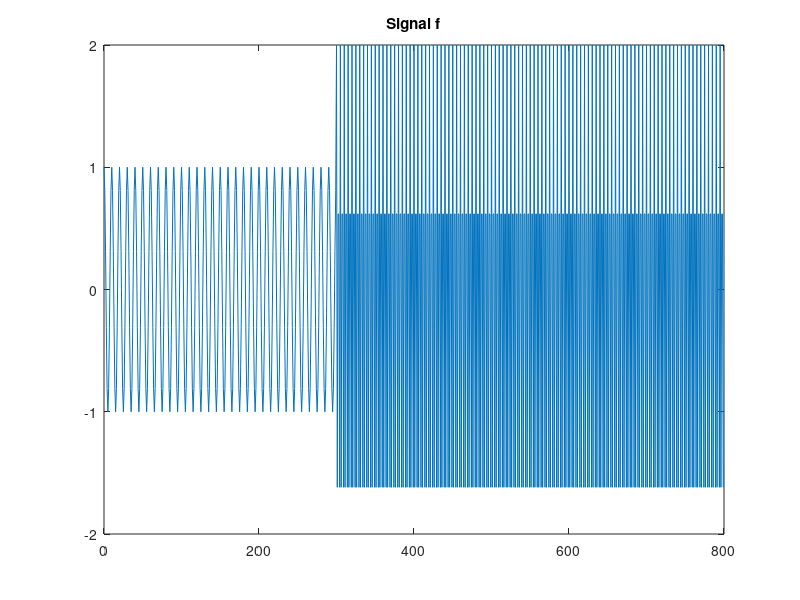
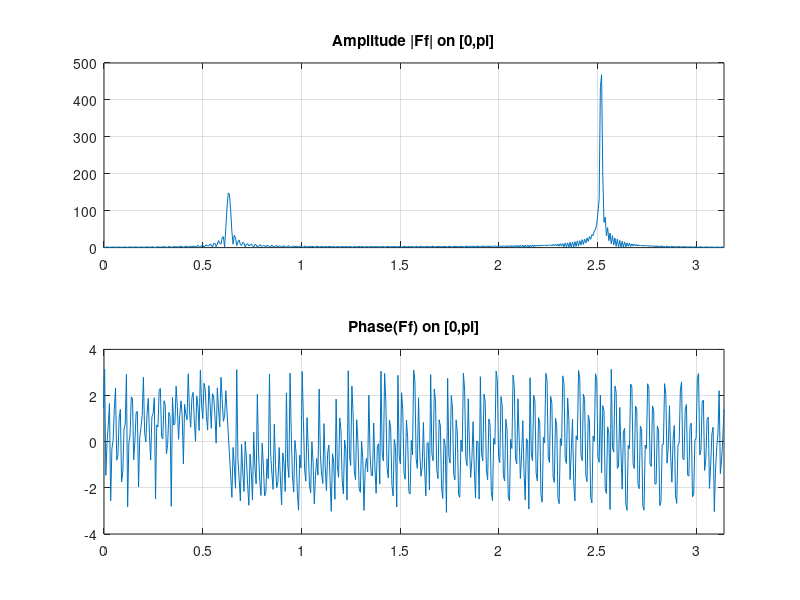
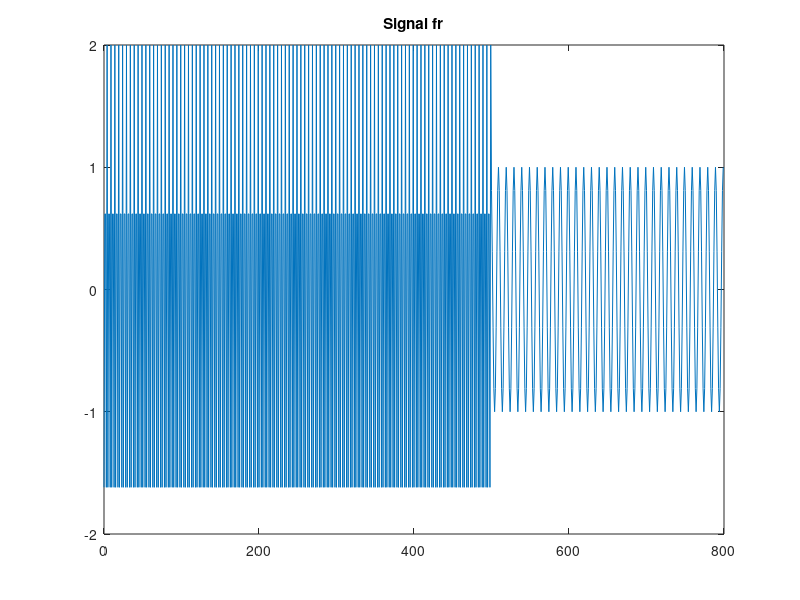
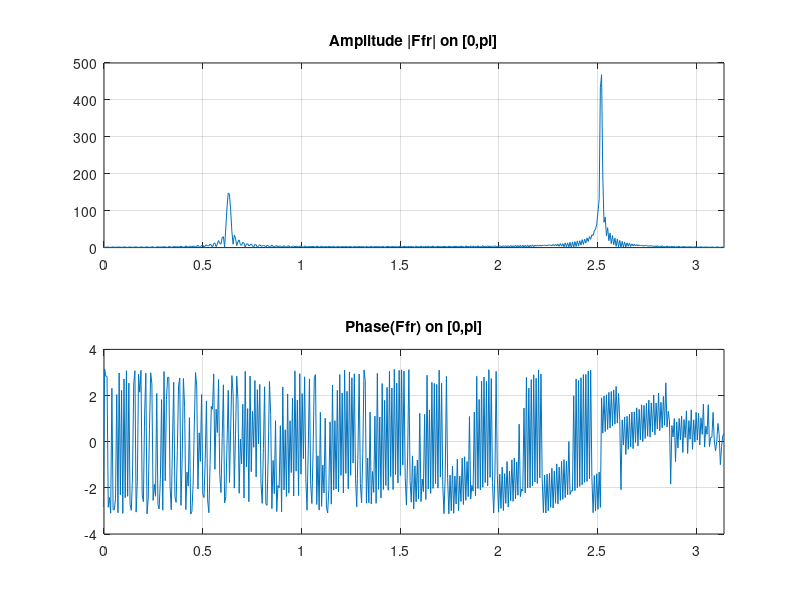

Recreate these plots in MATLAB, in order.
n1 = [0:299];
n2 = [300:799];
f = [cos(pi/5*n1) 2*cos(4*pi/5*n2)];

N = length(f) % define N as length of f, N = 800
n = [0:N-1]; % plot signal f from 0 to N

figure
plot(n,f);
title("Signal f")

Lfft=1024; % define zero-padding up to 2^10=1024
Ff = fftshift(fft(f,Lfft)); % compute FFT of the zero-padded signal
freq = linspace(-pi,pi,Lfft); % create a space of length of frequences 1024 from -pi to pi

figure
subplot(2,1,1), plot(freq, abs(Ff)); grid
set(gca, "xlim",[0 freq(end)]) % limit plot to [0, pi]
title("Amplitude |Ff| on [0,pi]")
subplot(2,1,2), plot(freq, angle(Ff)); grid
set(gca, "xlim",[0 freq(end)])  % limit plot to [0, pi]
title("Phase(Ff) on [0,pi]")


fr = flip(f); % "flip" the signal, i.e. time-inverse signal f
figure
plot(n,fr);
title("Signal fr")

Ffr = fftshift(fft(fr,Lfft)); % compute FFT of the zero-padded signal

figure
subplot(2,1,1), plot(freq, abs(Ffr)); grid % plot amplitude of Ffr
set(gca, "xlim",[0 freq(end)]) % limit plot to [0, pi]
title("Amplitude |Ffr| on [0,pi]")
subplot(2,1,2), plot(freq, angle(Ffr)); grid % plot phase of Ffr
set(gca, "xlim",[0 freq(end)])  % limit plot to [0, pi]
title("Phase(Ffr) on [0,pi]")

 %%%% Exercise 19

  %%%   only DFT  using fft and  STFT using sftp
 clear all, close all

 %%%%% 1 2

 N = 768

 n1 = [0:511];
 n2 = [512:767];
 f = [ sin( pi/5*n1) sin(4*pi/5*n2)];
 n = [n1 n2];
 figure
 plot(n,f);
 hold on
 grid
 set(gca, "xlim",[ 440 580])
 set(gca, 'xtick', 440:10:580);
 title("Signal f")


 %%% 3

 Lfft=1024;
 Ff = fftshift(fft(f,Lfft));
 freq = linspace(-pi,pi,Lfft);

 figure
 subplot(2,1,1), plot(freq, abs(Ff)); grid
 set(gca, "xlim",[ 0 freq(end)])
 title("|Ff| on [0,pi]")
 subplot(2,1,2), plot(freq, angle(Ff));
 set(gca, "xlim",[ 0 freq(end)]) ; grid
 title("phase(Ff) on [0,pi]")


 %%%% 4


 fr = flip(f);
 figure
 plot (n, fr)
 set(gca, "xlim",[ 200 330])
 title("Signal fr, time inversion")

 Ffr = fftshift(fft(fr,Lfft));

 figure
 subplot(2,1,1), plot(freq, abs(Ffr)); grid
 set(gca, "xlim",[ 0 freq(end)])
 title("|Ffr| on [0,pi]")
 subplot(2,1,2), plot(freq, angle(Ffr));
 set(gca, "xlim",[ 0 freq(end)]) ; grid
 title("phase(Ffr) on [0,pi]")


 %%%  5
 %%%  out of program

 %%% 6

 %% similar

 %%% 7

 %% similar


 %%% 8


   win_size = 33;    %% small time window
   overlap = 16;
   WFTf = stft(f,win_size,overlap,512,2);

   figure,
   m_n = [ 0: overlap : N-1] ;
   imagesc(m_n,[0 freq(end)],WFTf), colorbar
   title(sprintf("STFT Hamming, windows size %d, overlap %d",win_size,overlap))


   win_size = 65;     %%% large time window
   overlap = 32;
   WFTf = stft(f,win_size,overlap,512,2);

   figure,
    m_n = [ 0: overlap : N-1] ;
   imagesc(m_n,[0 freq(end)],WFTf), colorbar
   title(sprintf("STFT Hamming, windows size %d, overlap %d",win_size,overlap))


 %%%%  for time reversed signal fr


   win_size = 33;    %% small time window
   overlap = 16;
   WFTfr = stft(fr,win_size,overlap,512,2);

   figure,
   m_n = [ 0: overlap : N-1] ;
   imagesc(m_n,[0 freq(end)],WFTfr), colorbar
   title(sprintf("STFT Hamming, windows size %d, overlap %d",win_size,overlap))


   win_size = 65;     %%% large time window
   overlap = 32;
   WFTfr = stft(fr,win_size,overlap,512,2);

   figure,
    m_n = [ 0: overlap : N-1] ;
   imagesc(m_n,[0 freq(end)],WFTfr), colorbar
   title(sprintf("STFT Hamming, windows size %d, overlap %d",win_size,overlap))




pause

 %%%%%   9

 clear all, close all

N = 700
n = [0:N-1];
f = zeros(size(n));

f(1:300)=10.*sin( pi.*[0:299]./5000+ (pi.*[0:299]).^2./12000);

f(350:449)=15.*exp(-([0:99]./10.-5).^2);

f(501:700)=10.*sin([0:199]./(pi));

  figure
  plot(n,f);
  title("Signal f")


 %%%% FFT

 Lfft = 1024;
 Ff = fftshift(fft(f,Lfft));
 freq = linspace(-pi,pi,Lfft);

   figure
   subplot(2,1,1), plot(freq, abs(Ff)); grid
   set(gca, "xlim",[ 0 freq(end)])
   title("|Ff| on [0,pi]")
   subplot(2,1,2), plot(freq, angle(Ff));
   set(gca, "xlim",[ 0 freq(end)]) ; grid
   title("phase(Ff) on [0,pi]")



 %%% STFT


 win_size = 65;
 overlap = 32;
 WFTf = stft(f,win_size,overlap,512,2);

   figure, colormap("hot");
   m_n = [ 0: overlap : N-1] ;
   imagesc(m_n,[0 freq(end)],WFTf), colorbar
   title(sprintf("STFT Hamming, windows size %d, overlap %d",win_size,overlap))


